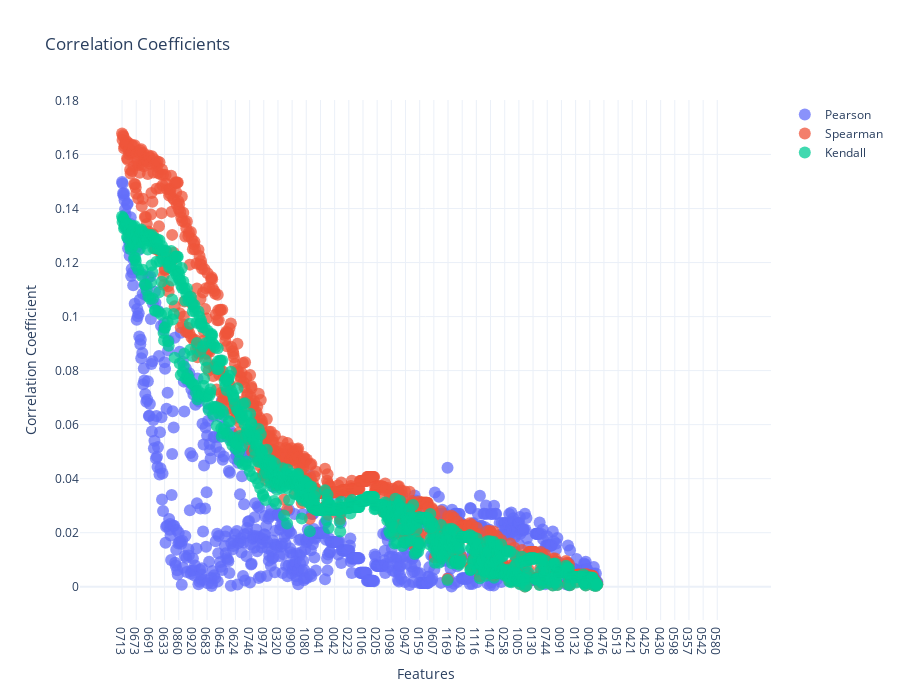

Notebook cell for this chart:
### Code cell
plot_correlation_coefficients(get_correlations(df, target))

### Figure 1 — Plotly figure (JSON) as saved in the notebook; plotly's stock layout.template omitted (floating-point values rounded to 4 significant figures; data arrays with more than 128 entries replaced by an {"elided": "..."} marker saying what was removed)
{"data": [{"marker": {"opacity": 0.75, "size": 12}, "mode": "markers", "name": "Pearson", "type": "scatter", "x": {"elided": "1200 str values"}, "y": {"elided": "1200 float values"}}, {"marker": {"opacity": 0.75, "size": 12}, "mode": "markers", "name": "Spearman", "type": "scatter", "x": {"elided": "1200 str values"}, "y": {"elided": "1200 float values"}}, {"marker": {"opacity": 0.75, "size": 12}, "mode": "markers", "name": "Kendall", "type": "scatter", "x": {"elided": "1200 str values"}, "y": {"elided": "1200 float values"}}], "layout": {"height": 700, "title": {"text": "Correlation Coefficients"}, "xaxis": {"title": {"text": "Features"}}, "yaxis": {"title": {"text": "Correlation Coefficient"}}}}
